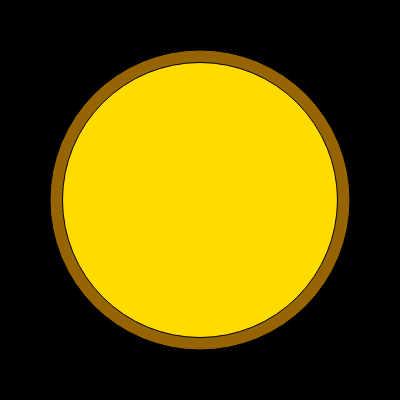
Frame 1 (no input)
Frame 60 (no input): identical to frame 1, image omitted
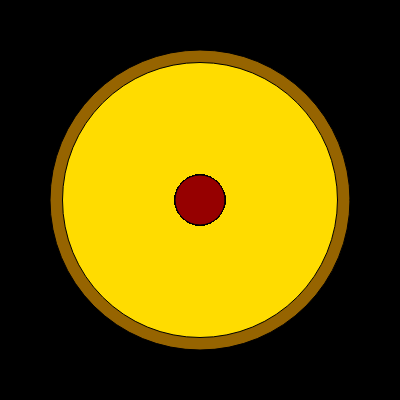
Frame 120 (the mouse pressed at the canvas centre since frame 60)

The p5.js sketch that drew these frames (run headless with seeded random() and noise() and a simulated clock; from frame 60 on, the mouse is pressed at the canvas centre):

// p5.js sketch
// ── sketch.js
x = 30
function setup() {
  createCanvas(400, 400);
  background(0);


push();
fill(150, 100, 0)
ellipse(200, 200, 300, 300)
pop();  
push();
fill(255, 220, 0);
ellipse(200, 200, 275, 275);
pop();

  
}


function draw(){


push();
if (mouseIsPressed === true){
fill(150, 0, 0);
ellipse(mouseX, mouseY, 50, 50);
}else{
}
pop();

push();
if (keyIsPressed){
  if (keyCode == LEFT_ARROW)
background(0);
fill(150, 100, 0)
ellipse(200, 200, 300, 300)
pop();
push();
fill(255, 220, 0);
ellipse(200, 200, 275, 275);
pop();
}


push();

if (keyCode == RIGHT_ARROW){
fill(165, 60, 60)
ellipse(mouseX, mouseY, 25, 25)
pop();
}else{
}
}
